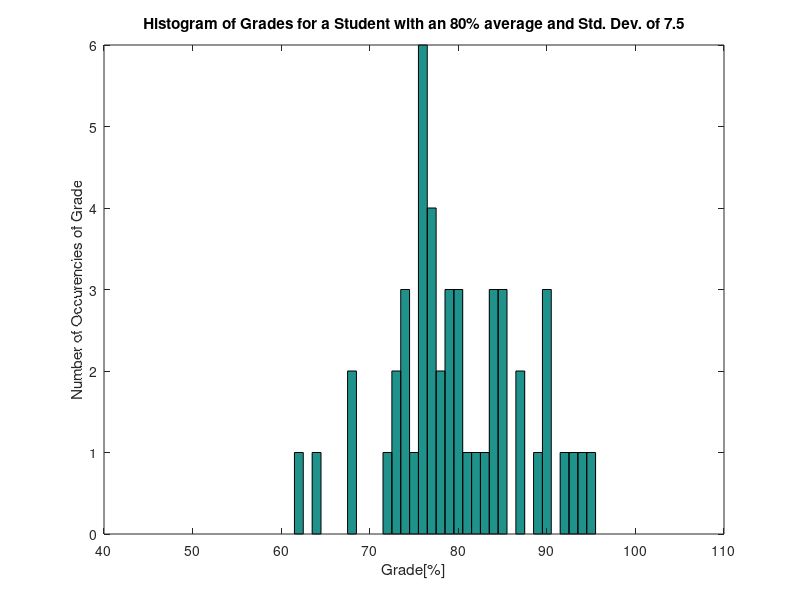
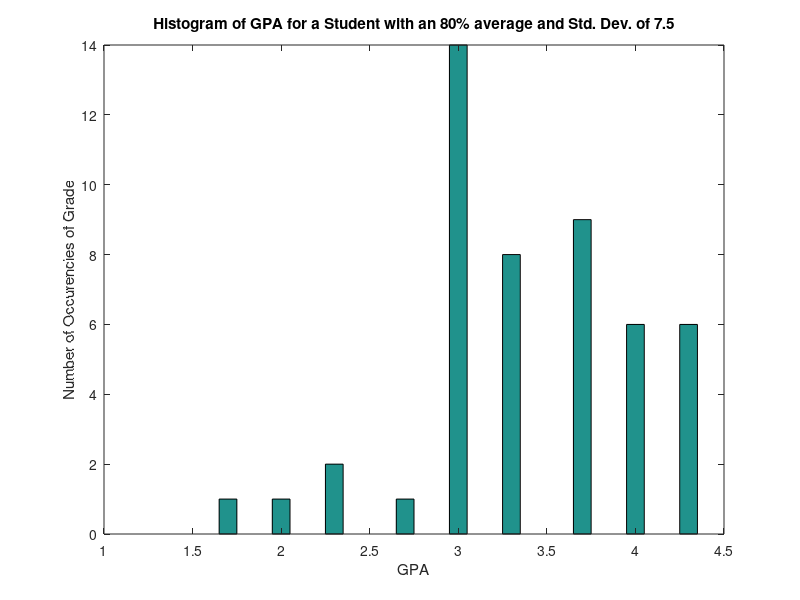
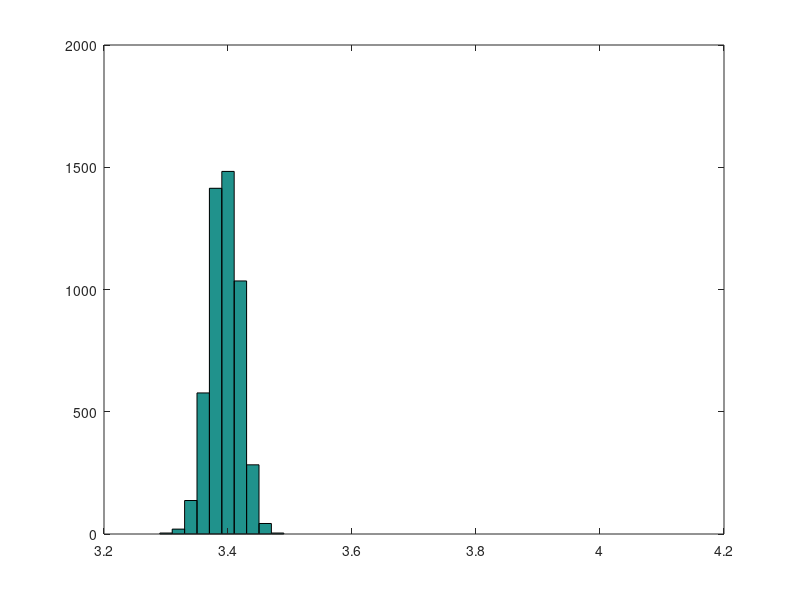

Recreate these plots in MATLAB, in order.
%Victor Yip
function histogram

ave=80;
stdv=7.5;

for i=1:1:5000
    grades=gradegen(ave,stdv);
    gp=gpcalc(grades);
    GPA(1,i)=mean(gp);
end

X=50:1:100;
figure(1)
hist(grades, X);
title('Histogram of Grades for a Student with an 80% average and Std. Dev. of 7.5')
xlabel('Grade[%]')
ylabel('Number of Occurencies of Grade')


Y=1.5:0.1:4.3;
figure(2)
hist(gp,Y)
title('Histogram of GPA for a Student with an 80% average and Std. Dev. of 7.5')
xlabel('GPA')
ylabel('Number of Occurencies of Grade')
figure(3)
Z=3.3:0.02:4.0;
hist(GPA,Z)




end

function grades=gradegen(ave,stdv)
N=48;
grades=randn(1,N)*stdv+ave;
while(mean(grades)>(ave+0.2)) || (mean(grades)<(ave-0.2))
    grades=randn(1,N)*stdv+ave;
end
for i=1:1:N
    if (grades(1,i)<0)
        grades(1,i)=0;
    elseif(grades(1,i)>100)
        grades(1,i)=100;
    end
end
end

function gp=gpcalc(grades)
for i=1:1:length(grades)
    if grades(1,i)<50
        gp(1,i)=0;
    elseif grades(1,i)<=53
        gp(1,i)=0.7;
    elseif grades(1,i)<=57
        gp(1,i)=1.0;
    elseif grades(1,i)<=60
        gp(1,i)=1.3;
    elseif grades(1,i)<=63
        gp(1,i)=1.7;
    elseif grades(1,i)<=67
        gp(1,i)=2.0;
    elseif grades(1,i)<=70
        gp(1,i)=2.3;
    elseif grades(1,i)<=73
        gp(1,i)=2.7;
    elseif grades(1,i)<=77
        gp(1,i)=3.0;
    elseif grades(1,i)<=80
        gp(1,i)=3.3;
    elseif grades(1,i)<=85
        gp(1,i)=3.7;
    elseif grades(1,i)<90
        gp(1,i)=4.0;
    else
        gp(1,i)=4.3;
    end
end
end